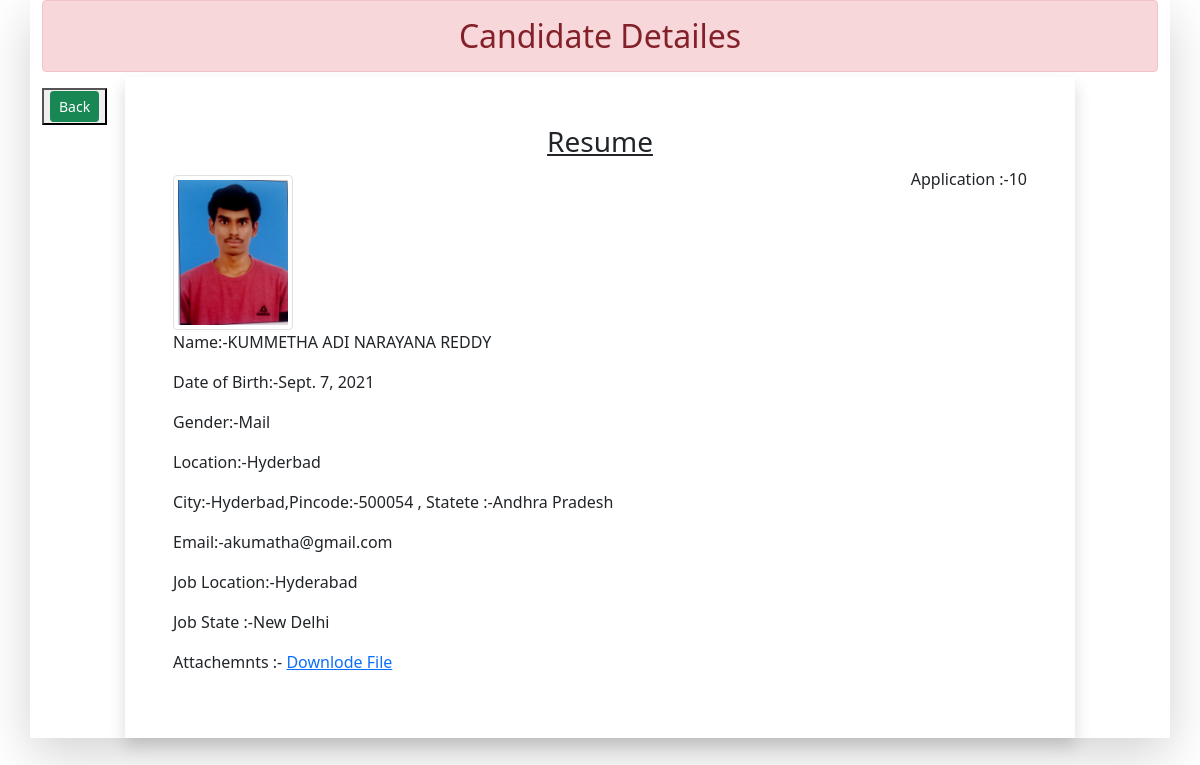
The page /10 on the database its author committed.
### resumeapp/models.py (models this page shows)
class Resume(models.Model):
    STATE_CHOICE = (
('Andhra Pradesh',	'Amaravati	'),
('Arunachal Pradesh'	,'Itanagar'),
('Assam',	'Dispur'),
('Bihar'	,'Patna'),
('Chhattisgarh',	'Raipur'),
('Goa'	,'Panaji'),
('Gujarat'	,'Gandhinagar'),
    )
    name = models.CharField(max_length=120)
    dob = models.DateField(auto_now=False,auto_now_add=False)
    gender = models.CharField(max_length=100)
    locality = models.CharField(max_length=120)
    city = models.CharField(max_length=120)
    pincode = models.PositiveIntegerField()
    state = models.CharField(choices=STATE_CHOICE, max_length=120)
    mobile = models.PositiveIntegerField()
    email = models.EmailField()
    job_location = models.CharField(max_length=120)
    profile_image = models.ImageField(upload_to = 'images',blank=True,null=True)
    job_state = models.CharField(max_length=20)
    my_file = models.FileField(upload_to='doc',blank=True)

### resumeapp/views.py (the view)
# urls.py: path('<int:pk>',views.CandidateView.as_view(),name='candidate')
class CandidateView(View):
    def get(self,request,pk):
        candidate = Resume.objects.get(pk = pk)
        return render(request,'resume/candidate.html',{'candidate':candidate})

### resumeapp/templatetags/myfile.py (called while the page is built)
@register.filter(name = 'remove_special')
def remove_cahr(value,arg):
    print("ARG:",arg)
    print("VALUE:",value)
    for character in arg:
        value = value.replace(character, "")
    return value

### resumeapp/templates/resume/candidate.html (shortened to what this page needs)
{% load static %}
<!DOCTYPE html>
{% load myfile %}
<html lang="en">
<head>
    <link rel="stylesheet" href="https://maxcdn.bootstrapcdn.com/bootstrap/4.5.2/css/bootstrap.min.css">
    <link href="https://cdn.jsdelivr.net/npm/bootstrap@5.1.0/dist/css/bootstrap.min.css" rel="stylesheet"
>
</head>
<body>
<div class="container shadow-lg">
    <h2 class="alert alert-danger text-center p-3">Candidate Detailes</h2>
    <button><a href="{%  url 'home' %}" class="btn btn-success btn-sm">Back</a></button>
    <div class="row">
        <div class="col-sm-10 shadow p-5 offset-1 bg-white shadow mt-n5">
            <h3 class="text-center"><u>Resume</u></h3>
           <p class="float-end">Application :-{{candidate.id}}</p>
            <img src="{{ candidate.profile_image.url }}" alt="" class="img-fluid img-thumbnail mt-2" width="120" height="100">
            <p>Name:-{{candidate.name}}</p>
            <p>Date of Birth:-{{candidate.dob}}</p>
            <p>Gender:-{{candidate.gender}}</p>
            <p>Location:-{{candidate.locality}}</p>
            <p>City:-{{candidate.city|remove_special:"[]',"}},Pincode:-{{candidate.pincode}} , Statete :-{{candidate.state}}</p>
            <p>Email:-{{candidate.email}}</p>
            <p>Job Location:-{{candidate.job_location}}</p>
            <p>Job State :-{{candidate.job_state}}</p>
            <p>Attachemnts :- <a href="{{ candidate.my_file.url }}">Downlode File</a></p>
        </div>
    </div>
</div>
</body>
</html>

### rows shown on the page
Resume: id "10", profile_image (picture), name "KUMMETHA ADI NARAYANA REDDY", dob "Sept. 7, 2021", gender "Mail", locality "Hyderbad", city|remove_special "Hyderbad", pincode "500054", state "Andhra Pradesh", email "akumatha@gmail.com", job_location "Hyderabad", job_state "New Delhi"
